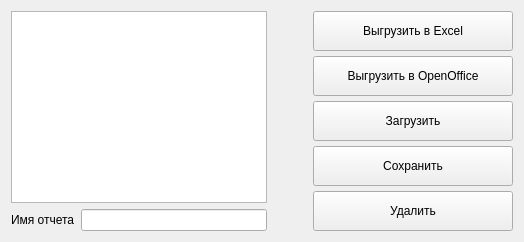
      <widget class="QWidget" name="report">
       <attribute name="title">
        <string>Отчеты</string>
       </attribute>
       <layout class="QVBoxLayout" name="verticalLayout_18">
        <item>
         <layout class="QHBoxLayout" name="horizontalLayout_8" stretch="80,0,20">
          <item>
           <layout class="QVBoxLayout" name="verticalLayout_4">
            <item>
             <widget class="QTableView" name="report_table">
              <property name="sizePolicy">
               <sizepolicy hsizetype="Preferred" vsizetype="Preferred">
                <horstretch>0</horstretch>
                <verstretch>0</verstretch>
               </sizepolicy>
              </property>
             </widget>
            </item>
            <item>
             <layout class="QHBoxLayout" name="horizontalLayout_4">
              <item>
               <widget class="QLabel" name="report_label_name">
                <property name="text">
                 <string>Имя отчета</string>
                </property>
               </widget>
              </item>
              <item>
               <widget class="QLineEdit" name="report_name"/>
              </item>
             </layout>
            </item>
           </layout>
          </item>
          <item>
           <spacer name="horizontalSpacer_7">
            <property name="orientation">
             <enum>Qt::Horizontal</enum>
            </property>
            <property name="sizeHint" stdset="0">
             <size>
              <width>40</width>
              <height>20</height>
             </size>
            </property>
           </spacer>
          </item>
          <item>
           <layout class="QVBoxLayout" name="verticalLayout_9">
            <property name="spacing">
             <number>5</number>
            </property>
            <item>
             <widget class="QPushButton" name="btn_report_excel">
              <property name="sizePolicy">
               <sizepolicy hsizetype="Preferred" vsizetype="Preferred">
                <horstretch>0</horstretch>
                <verstretch>0</verstretch>
               </sizepolicy>
              </property>
              <property name="minimumSize">
               <size>
                <width>200</width>
                <height>0</height>
               </size>
              </property>
              <property name="maximumSize">
               <size>
                <width>200</width>
                <height>16777215</height>
               </size>
              </property>
              <property name="text">
               <string>Выгрузить в Excel</string>
              </property>
             </widget>
            </item>
            <item>
             <widget class="QPushButton" name="btn_report_openoffice">
              <property name="sizePolicy">
               <sizepolicy hsizetype="Preferred" vsizetype="Preferred">
                <horstretch>0</horstretch>
                <verstretch>0</verstretch>
               </sizepolicy>
              </property>
              <property name="minimumSize">
               <size>
                <width>200</width>
                <height>0</height>
               </size>
              </property>
              <property name="maximumSize">
               <size>
                <width>200</width>
                <height>16777215</height>
               </size>
              </property>
              <property name="text">
               <string>Выгрузить в OpenOffice</string>
              </property>
             </widget>
            </item>
            <item>
             <widget class="QPushButton" name="btn_report_load">
              <property name="sizePolicy">
               <sizepolicy hsizetype="Preferred" vsizetype="Preferred">
                <horstretch>0</horstretch>
                <verstretch>0</verstretch>
               </sizepolicy>
              </property>
              <property name="minimumSize">
               <size>
                <width>200</width>
                <height>0</height>
               </size>
              </property>
              <property name="maximumSize">
               <size>
                <width>200</width>
                <height>16777215</height>
               </size>
              </property>
              <property name="text">
               <string>Загрузить</string>
              </property>
             </widget>
            </item>
            <item>
             <widget class="QPushButton" name="btn_report_save">
              <property name="sizePolicy">
               <sizepolicy hsizetype="Preferred" vsizetype="Preferred">
                <horstretch>0</horstretch>
                <verstretch>0</verstretch>
               </sizepolicy>
              </property>
              <property name="minimumSize">
               <size>
                <width>200</width>
                <height>0</height>
               </size>
              </property>
              <property name="maximumSize">
               <size>
                <width>200</width>
                <height>16777215</height>
               </size>
              </property>
              <property name="text">
               <string>Сохранить</string>
              </property>
             </widget>
            </item>
            <item>
             <widget class="QPushButton" name="btn_report_del">
              <property name="sizePolicy">
               <sizepolicy hsizetype="Preferred" vsizetype="Preferred">
                <horstretch>0</horstretch>
                <verstretch>0</verstretch>
               </sizepolicy>
              </property>
              <property name="minimumSize">
               <size>
                <width>200</width>
                <height>0</height>
               </size>
              </property>
              <property name="maximumSize">
               <size>
                <width>200</width>
                <height>16777215</height>
               </size>
              </property>
              <property name="text">
               <string>Удалить</string>
              </property>
             </widget>
            </item>
           </layout>
          </item>
         </layout>
        </item>
       </layout>
      </widget>
